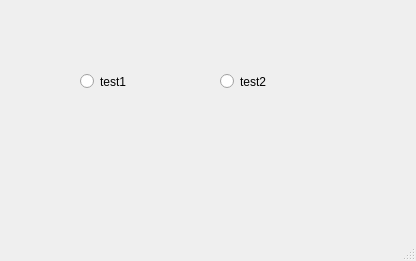
<?xml version="1.0" encoding="UTF-8"?>
<ui version="4.0">
 <class>MainWindow</class>
 <widget class="QMainWindow" name="MainWindow">
  <property name="geometry">
   <rect>
    <x>0</x>
    <y>0</y>
    <width>416</width>
    <height>261</height>
   </rect>
  </property>
  <property name="windowTitle">
   <string>MainWindow</string>
  </property>
  <widget class="QWidget" name="centralwidget">
   <widget class="QRadioButton" name="radioButton">
    <property name="geometry">
     <rect>
      <x>80</x>
      <y>70</y>
      <width>112</width>
      <height>23</height>
     </rect>
    </property>
    <property name="text">
     <string>test1</string>
    </property>
   </widget>
   <widget class="QRadioButton" name="radioButton_2">
    <property name="geometry">
     <rect>
      <x>220</x>
      <y>70</y>
      <width>112</width>
      <height>23</height>
     </rect>
    </property>
    <property name="text">
     <string>test2</string>
    </property>
    <property name="checked">
     <bool>false</bool>
    </property>
   </widget>
  </widget>
  <widget class="QMenuBar" name="menubar">
   <property name="geometry">
    <rect>
     <x>0</x>
     <y>0</y>
     <width>416</width>
     <height>22</height>
    </rect>
   </property>
  </widget>
  <widget class="QStatusBar" name="statusbar"/>
 </widget>
 <resources/>
 <connections/>
</ui>
